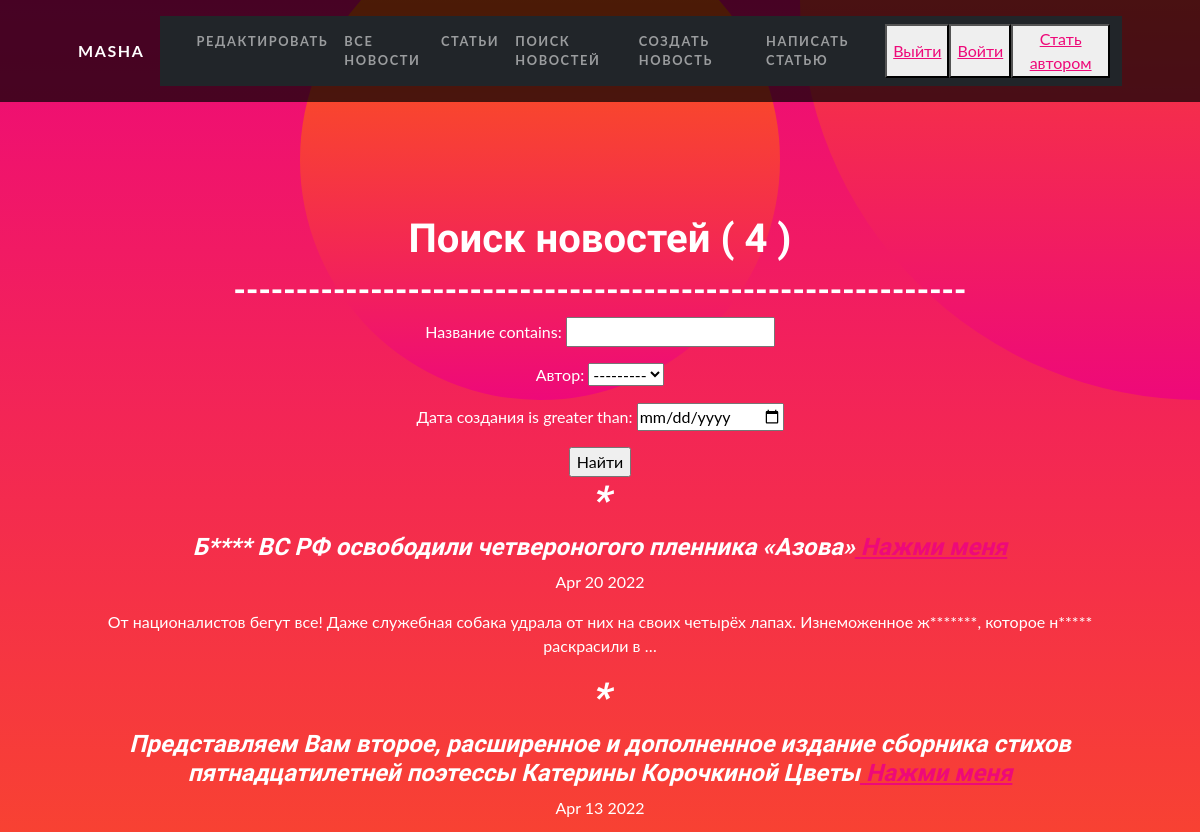
The app's page /news/search/ (signed in, upper part), older data.
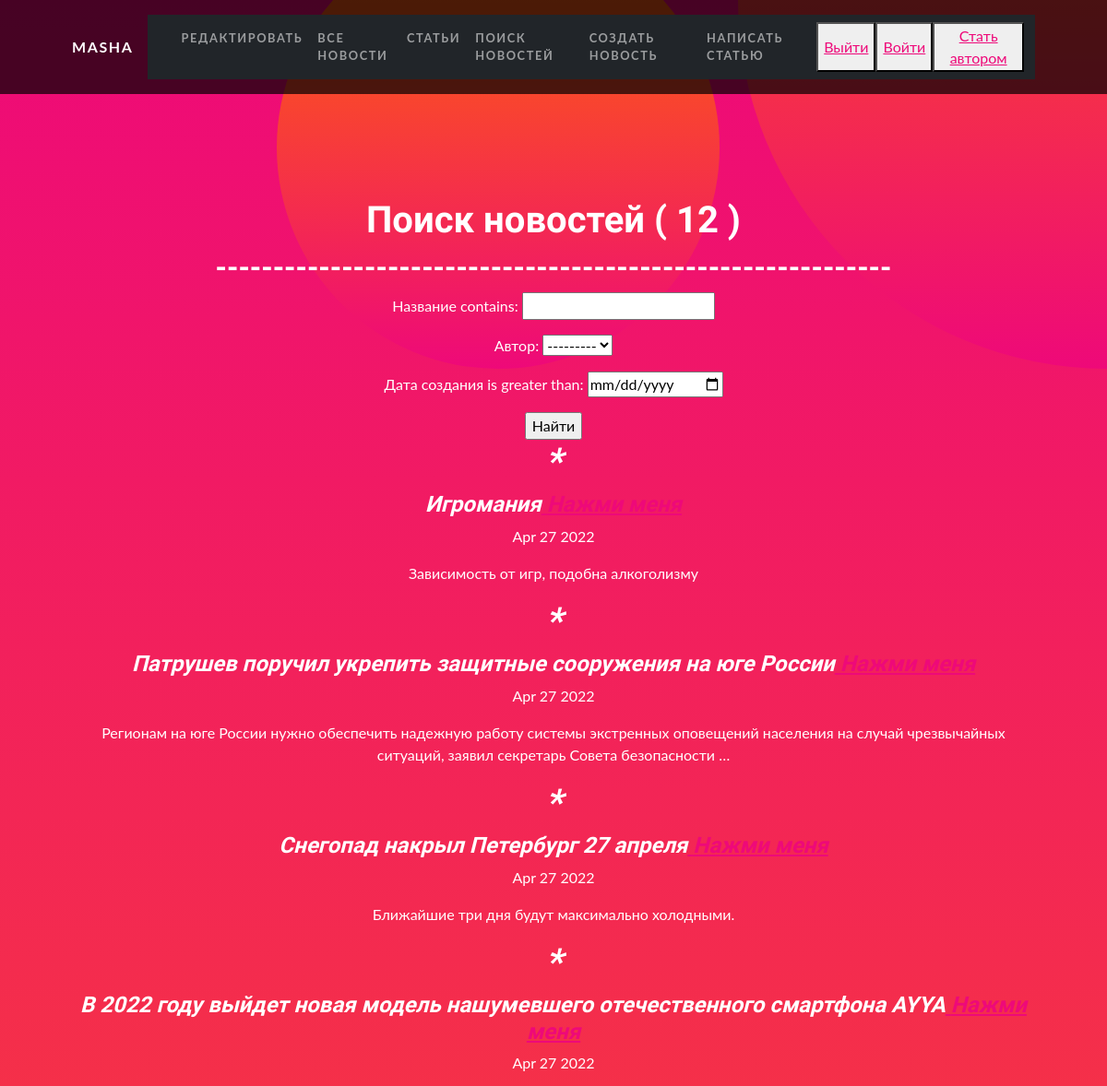
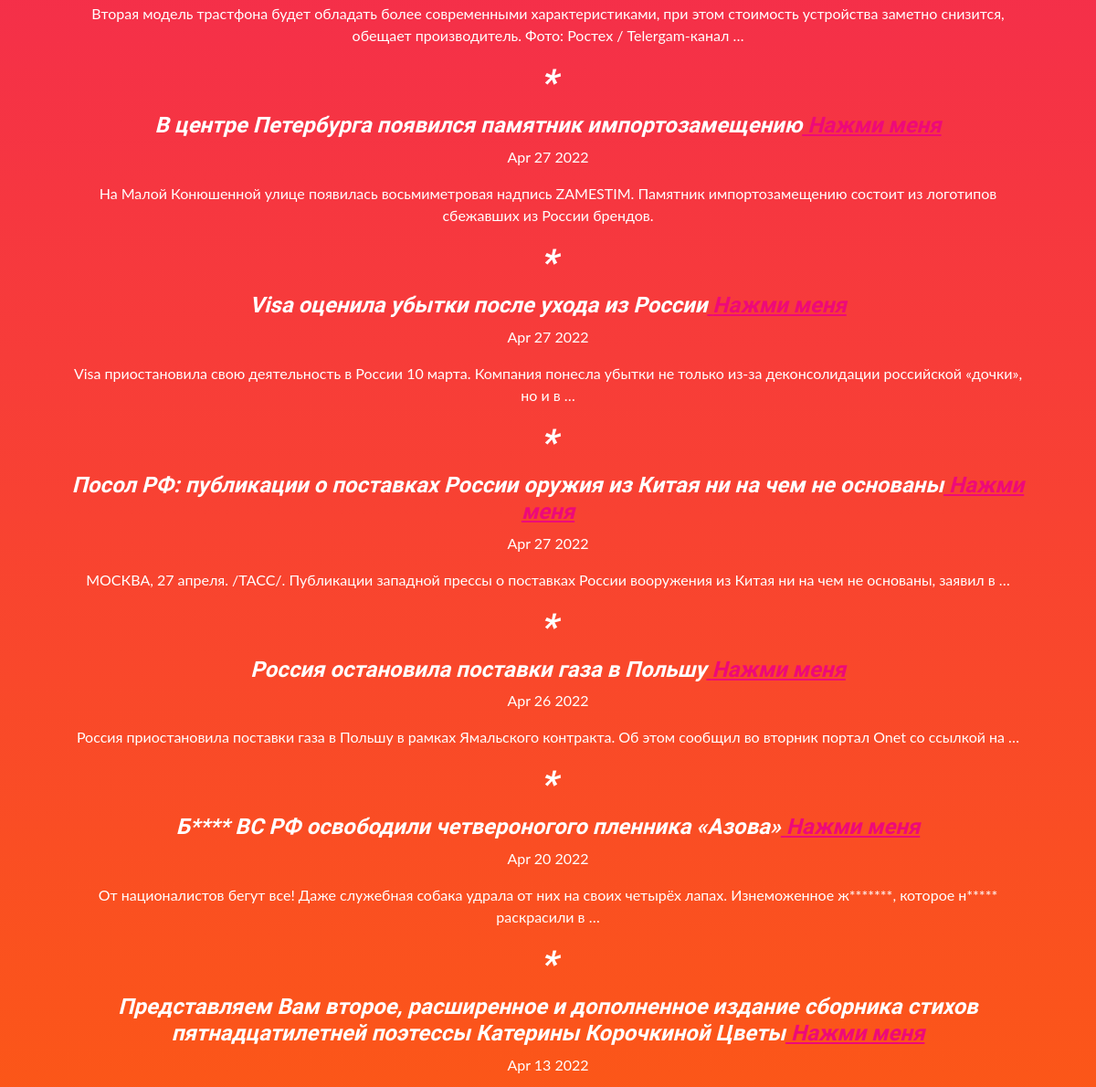
The same page, newer data (2 pictures, top to bottom).
### news/models.py (models this page shows, shortened)
class Post(models.Model):
    author = models.ForeignKey(Author, on_delete=models.CASCADE, verbose_name='Автор')
    NEWS = 'NW'
    ARTICLE = 'AR'
    CATEGORY_CHOICES = (
        ('NW', 'Новость'),
        ('AR', 'Статья'),
    )
    categoryType = models.CharField(max_length=2, choices=CATEGORY_CHOICES, default='AR')
    ti = models.DateTimeField(auto_now_add=True, verbose_name='Дата создания')
    postCategory = models.ManyToManyField('Category', through='PostCategory', verbose_name='Категория')
    title = models.CharField(max_length=128, default="Название статьи", verbose_name='Название')
    content = models.TextField(verbose_name='Текст')
    rating = models.SmallIntegerField(default=0, verbose_name='Рейтинг')
    class Meta:
        verbose_name = 'Новость'
        verbose_name_plural = 'Новости'

### news/views.py (the view)
# urls.py: path('search/', PostListSearch.as_view(), name='news_search'),
class PostListSearch(LoginRequiredMixin, ListView):
    model = Post
    ordering = '-ti'
    template_name = 'newsSearch.html'
    context_object_name = 'posts'
    def get_queryset(self):
        queryset = super().get_queryset()
        self.filterset = PostFilter(self.request.GET, queryset)
        return self.filterset.qs
    def get_context_data(self, **kwargs):
        context = super().get_context_data(**kwargs)
        context['time_now'] = datetime.utcnow()
        context['filterset'] = self.filterset
        context['is_not_authors'] = not self.request.user.groups.filter(name='authors').exists()
        return context

### news/models.py (called while the page is built)
    def __str__(self):
        return f'{self.authorUser}'

### news/templatetags/custom_filters.py (called while the page is built)
@register.filter()
def censor(value):
   badWords = ['животное', 'Животное', 'Нацики', 'нацики', 'Киев', 'киев', 'Бойцы']
   """
   value: значение, к которому нужно применить фильтр

   """
   for word in badWords:
      value = value.replace(word, word[:1]+'*' * (len(word)-1))
   return f'{value}'

### templates/newsSearch.html (shortened to what this page needs)
{% extends 'flatpages/default.html' %}
{% load custom_filters %}
{% block content %}
<h1>Поиск новостей ( {{ posts|length}} ) </h1>
<h2>-----------------------------------------------------------</h2>
<form action="" method="get">
    {{filterset.form.as_p }}
    <input type="submit" value="Найти">
</form>
    {% for post in posts %}
    <i><h1>*</h1><h4>{{ post.title|censor }}<a href="/news/{{ post.id }}"> Нажми меня </a> </h4></i>
    <a>{{ post.ti|date:'M d Y' }}</a><p></p>
    <a>{{ post.content|truncatewords:20|censor}}</a><p></p>
    {% endfor %}
{% endblock content %}

### templates/flatpages/default.html (shortened to what this page needs)
<!DOCTYPE html>
<html lang="en">
    <head>
        {% load static %}
        <link href="{% static 'css/styles.css' %}" rel="stylesheet" />
    </head>
    <body id="page-top">
        <nav class="navbar navbar-expand-lg navbar-dark navbar-custom fixed-top">
            <div class="container px-5">
                <a class="navbar-brand" href="#page-top"> {{request.user.username}}</a>
                <div class="collapse navbar-collapse" id="navbarResponsive">
                    <nav class="navbar navbar-expand-lg navbar-dark bg-dark static-top">
                        <div class="container">
                            <div class="collapse navbar-collapse" >
                                <ul class="navbar-nav ml-auto">
                                   <li class="nav-item">
                                        <a class="nav-link" href="/sign/user-detail/">Редактировать {{request.user.first_name}}</a>
                                   </li>
                                    <li class="nav-item">
                                        <a class="nav-link" href="/news/">Все Новости</a>
                                    </li>
                                  <li class="nav-item">
                                        <a class="nav-link" href="/articles/?categoryType=AR">Статьи</a>
                                    </li>
                                    <li class="nav-item">
                                        <a class="nav-link" href="/news/search/">Поиск новостей</a>
                                    </li>
                                    <li class="nav-item">
                                        <a class="nav-link" href="/news/create/">Создать новость</a>
                                    </li>
                                    <li class="nav-item">
                                        <a class="nav-link" href="/articles/create/">Написать статью</a>
                                    </li>
                                    <button> <a href="/sign/logout/">Выйти</a> </button>
                                    <button> <a href="/accounts/login/">Войти</a> </button>
                                    {% if is_not_authors %}
                                        <button> <a href="/sign/upgrade/"> Стать автором </a> </button>
                                    {% endif %}
                                </ul>
                            </div>
                        </div>
                    </nav>
                </div>
            </div>
        </nav>
        <header class="masthead text-center text-white">
            <div class="masthead-content">
                <div class="container px-5">
                    {% block content %}{% endblock content %}
                </div>
            </div>
            <div class="bg-circle-2 bg-circle"></div>
            <div class="bg-circle-4 bg-circle"></div>
        </header>
    </body>
</html>

Row changes from the older to the newer data that the page shows:
added Post: title|censor "Игромания", ti "Apr 27 2022", content|censor "Зависимость от игр, подобна алкоголизму"
added Post: title|censor "Патрушев поручил укрепить защитные сооружения на юге России", ti "Apr 27 2022", content|censor "Регионам на юге России нужно обеспечить надежную работу системы экстренных оповещений населения на случай чрезвычайных ситуаций, заявил секретарь Совета безопасности …"
added Post: title|censor "Снегопад накрыл Петербург 27 апреля", ti "Apr 27 2022", content|censor "Ближайшие три дня будут максимально холодными."
added Post: title|censor "В 2022 году выйдет новая модель нашумевшего отечественного смартфона AYYA", ti "Apr 27 2022", content|censor "Вторая модель трастфона будет обладать более современными характеристиками, при этом стоимость устройства заметно снизится, обещает производитель. Фото: Ростех / Telergam-канал …"
added Post: title|censor "В центре Петербурга появился памятник импортозамещению", ti "Apr 27 2022", content|censor "На Малой Конюшенной улице появилась восьмиметровая надпись ZAMESTIM. Памятник импортозамещению состоит из логотипов сбежавших из России брендов."
added Post: title|censor "Visa оценила убытки после ухода из России", ti "Apr 27 2022", content|censor "Visa приостановила свою деятельность в России 10 марта. Компания понесла убытки не только из-за деконсолидации российской «дочки», но и в …"
added Post: title|censor "Посол РФ: публикации о поставках России оружия из Китая ни на чем не основаны", ti "Apr 27 2022", content|censor "МОСКВА, 27 апреля. /ТАСС/. Публикации западной прессы о поставках России вооружения из Китая ни на чем не основаны, заявил в …"
added Post: title|censor "Россия остановила поставки газа в Польшу", ti "Apr 26 2022", content|censor "Россия приостановила поставки газа в Польшу в рамках Ямальского контракта. Об этом сообщил во вторник портал Onet со ссылкой на …"
Text that changed along with them:
{{ posts|length }}: "4" → "12"
